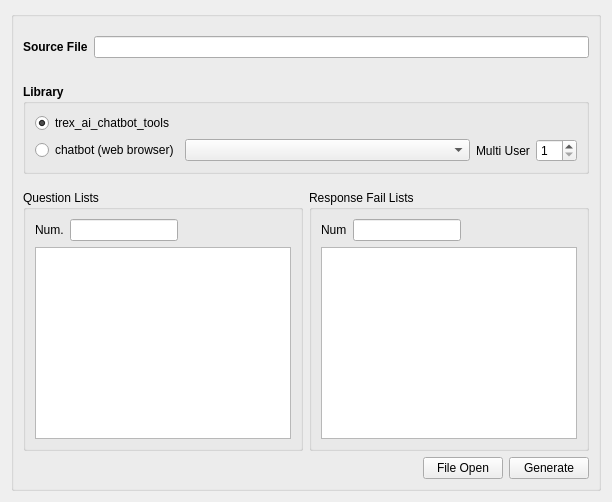
         <widget class="QWidget" name="tab_2">
          <attribute name="title">
           <string>RAGAS_ContextGeneration (Response)</string>
          </attribute>
          <layout class="QVBoxLayout" name="verticalLayout_25">
           <item>
            <widget class="QGroupBox" name="groupBox_8">
             <property name="font">
              <font>
               <weight>75</weight>
               <bold>true</bold>
              </font>
             </property>
             <property name="title">
              <string/>
             </property>
             <layout class="QVBoxLayout" name="verticalLayout_21">
              <item>
               <spacer name="verticalSpacer_5">
                <property name="orientation">
                 <enum>Qt::Vertical</enum>
                </property>
                <property name="sizeType">
                 <enum>QSizePolicy::Fixed</enum>
                </property>
                <property name="sizeHint" stdset="0">
                 <size>
                  <width>20</width>
                  <height>10</height>
                 </size>
                </property>
               </spacer>
              </item>
              <item>
               <layout class="QHBoxLayout" name="horizontalLayout_22">
                <item>
                 <widget class="QLabel" name="label_14">
                  <property name="font">
                   <font>
                    <weight>75</weight>
                    <bold>true</bold>
                   </font>
                  </property>
                  <property name="text">
                   <string>Source File</string>
                  </property>
                 </widget>
                </item>
                <item>
                 <widget class="QLineEdit" name="referencefilelineEdit">
                  <property name="font">
                   <font>
                    <weight>50</weight>
                    <bold>false</bold>
                   </font>
                  </property>
                  <property name="readOnly">
                   <bool>true</bool>
                  </property>
                 </widget>
                </item>
               </layout>
              </item>
              <item>
               <spacer name="verticalSpacer_14">
                <property name="orientation">
                 <enum>Qt::Vertical</enum>
                </property>
                <property name="sizeType">
                 <enum>QSizePolicy::Fixed</enum>
                </property>
                <property name="sizeHint" stdset="0">
                 <size>
                  <width>20</width>
                  <height>20</height>
                 </size>
                </property>
               </spacer>
              </item>
              <item>
               <widget class="QGroupBox" name="groupBox_10">
                <property name="font">
                 <font>
                  <weight>75</weight>
                  <bold>true</bold>
                 </font>
                </property>
                <property name="title">
                 <string>Library</string>
                </property>
                <layout class="QVBoxLayout" name="verticalLayout_22">
                 <item>
                  <layout class="QGridLayout" name="gridLayout_10">
                   <item row="1" column="1">
                    <widget class="QComboBox" name="servercomboBox">
                     <property name="sizePolicy">
                      <sizepolicy hsizetype="Expanding" vsizetype="Fixed">
                       <horstretch>0</horstretch>
                       <verstretch>0</verstretch>
                      </sizepolicy>
                     </property>
                     <property name="font">
                      <font>
                       <weight>50</weight>
                       <bold>false</bold>
                      </font>
                     </property>
                    </widget>
                   </item>
                   <item row="1" column="0">
                    <widget class="QRadioButton" name="chatbotradioButton">
                     <property name="font">
                      <font>
                       <weight>50</weight>
                       <bold>false</bold>
                      </font>
                     </property>
                     <property name="text">
                      <string>chatbot (web browser)</string>
                     </property>
                     <property name="checked">
                      <bool>false</bool>
                     </property>
                    </widget>
                   </item>
                   <item row="1" column="2">
                    <widget class="QLabel" name="label">
                     <property name="font">
                      <font>
                       <weight>50</weight>
                       <bold>false</bold>
                      </font>
                     </property>
                     <property name="text">
                      <string>Multi User</string>
                     </property>
                    </widget>
                   </item>
                   <item row="0" column="0">
                    <widget class="QRadioButton" name="trexradioButton">
                     <property name="font">
                      <font>
                       <weight>50</weight>
                       <bold>false</bold>
                      </font>
                     </property>
                     <property name="text">
                      <string>trex_ai_chatbot_tools</string>
                     </property>
                     <property name="checked">
                      <bool>true</bool>
                     </property>
                    </widget>
                   </item>
                   <item row="1" column="3">
                    <widget class="QSpinBox" name="usersspinBox">
                     <property name="font">
                      <font>
                       <weight>50</weight>
                       <bold>false</bold>
                      </font>
                     </property>
                     <property name="minimum">
                      <number>1</number>
                     </property>
                    </widget>
                   </item>
                  </layout>
                 </item>
                </layout>
               </widget>
              </item>
              <item>
               <spacer name="verticalSpacer_15">
                <property name="orientation">
                 <enum>Qt::Vertical</enum>
                </property>
                <property name="sizeType">
                 <enum>QSizePolicy::Fixed</enum>
                </property>
                <property name="sizeHint" stdset="0">
                 <size>
                  <width>20</width>
                  <height>10</height>
                 </size>
                </property>
               </spacer>
              </item>
              <item>
               <layout class="QHBoxLayout" name="horizontalLayout_23">
                <item>
                 <widget class="QGroupBox" name="creationfail_list_4">
                  <property name="font">
                   <font>
                    <weight>50</weight>
                    <bold>false</bold>
                   </font>
                  </property>
                  <property name="title">
                   <string>Question Lists</string>
                  </property>
                  <layout class="QVBoxLayout" name="verticalLayout_16">
                   <item>
                    <layout class="QHBoxLayout" name="horizontalLayout_24">
                     <item>
                      <widget class="QLabel" name="filelabel_4">
                       <property name="font">
                        <font>
                         <weight>50</weight>
                         <bold>false</bold>
                        </font>
                       </property>
                       <property name="text">
                        <string>Num.</string>
                       </property>
                      </widget>
                     </item>
                     <item>
                      <widget class="QLineEdit" name="questionfilenumlineEdit">
                       <property name="sizePolicy">
                        <sizepolicy hsizetype="Minimum" vsizetype="Fixed">
                         <horstretch>0</horstretch>
                         <verstretch>0</verstretch>
                        </sizepolicy>
                       </property>
                       <property name="font">
                        <font>
                         <weight>50</weight>
                         <bold>false</bold>
                        </font>
                       </property>
                       <property name="readOnly">
                        <bool>true</bool>
                       </property>
                      </widget>
                     </item>
                     <item>
                      <spacer name="horizontalSpacer_15">
                       <property name="orientation">
                        <enum>Qt::Horizontal</enum>
                       </property>
                       <property name="sizeHint" stdset="0">
                        <size>
                         <width>40</width>
                         <height>20</height>
                        </size>
                       </property>
                      </spacer>
                     </item>
                    </layout>
                   </item>
                   <item>
                    <widget class="QListWidget" name="questionlistlistWidget">
                     <property name="font">
                      <font>
                       <weight>50</weight>
                       <bold>false</bold>
                      </font>
                     </property>
                    </widget>
                   </item>
                  </layout>
                 </widget>
                </item>
                <item>
                 <widget class="QGroupBox" name="file_list_4">
                  <property name="font">
                   <font>
                    <weight>50</weight>
                    <bold>false</bold>
                   </font>
                  </property>
                  <property name="title">
                   <string>Response Fail Lists</string>
                  </property>
                  <layout class="QVBoxLayout" name="verticalLayout_17">
                   <item>
                    <layout class="QHBoxLayout" name="horizontalLayout_25">
                     <item>
                      <widget class="QLabel" name="creationfaillabel_4">
                       <property name="text">
                        <string>Num</string>
                       </property>
                      </widget>
                     </item>
                     <item>
                      <widget class="QLineEdit" name="response_fail_filenumlineEdit">
                       <property name="sizePolicy">
                        <sizepolicy hsizetype="Minimum" vsizetype="Fixed">
                         <horstretch>0</horstretch>
                         <verstretch>0</verstretch>
                        </sizepolicy>
                       </property>
                       <property name="readOnly">
                        <bool>true</bool>
                       </property>
                      </widget>
                     </item>
                     <item>
                      <spacer name="horizontalSpacer_16">
                       <property name="orientation">
                        <enum>Qt::Horizontal</enum>
                       </property>
                       <property name="sizeHint" stdset="0">
                        <size>
                         <width>40</width>
                         <height>20</height>
                        </size>
                       </property>
                      </spacer>
                     </item>
                    </layout>
                   </item>
                   <item>
                    <widget class="QListWidget" name="response_fail_filelistlistWidget">
                     <property name="sizePolicy">
                      <sizepolicy hsizetype="Minimum" vsizetype="Expanding">
                       <horstretch>0</horstretch>
                       <verstretch>0</verstretch>
                      </sizepolicy>
                     </property>
                     <property name="font">
                      <font>
                       <weight>50</weight>
                       <bold>false</bold>
                      </font>
                     </property>
                    </widget>
                   </item>
                  </layout>
                 </widget>
                </item>
               </layout>
              </item>
              <item>
               <layout class="QHBoxLayout" name="horizontalLayout_27">
                <item>
                 <spacer name="horizontalSpacer_18">
                  <property name="orientation">
                   <enum>Qt::Horizontal</enum>
                  </property>
                  <property name="sizeHint" stdset="0">
                   <size>
                    <width>40</width>
                    <height>20</height>
                   </size>
                  </property>
                 </spacer>
                </item>
                <item>
                 <widget class="QPushButton" name="contextgen_filepushButton">
                  <property name="font">
                   <font>
                    <weight>50</weight>
                    <bold>false</bold>
                   </font>
                  </property>
                  <property name="text">
                   <string>File Open</string>
                  </property>
                 </widget>
                </item>
                <item>
                 <widget class="QPushButton" name="responsegenpushButton">
                  <property name="font">
                   <font>
                    <weight>50</weight>
                    <bold>false</bold>
                   </font>
                  </property>
                  <property name="text">
                   <string>Generate</string>
                  </property>
                 </widget>
                </item>
               </layout>
              </item>
             </layout>
            </widget>
           </item>
          </layout>
         </widget>
